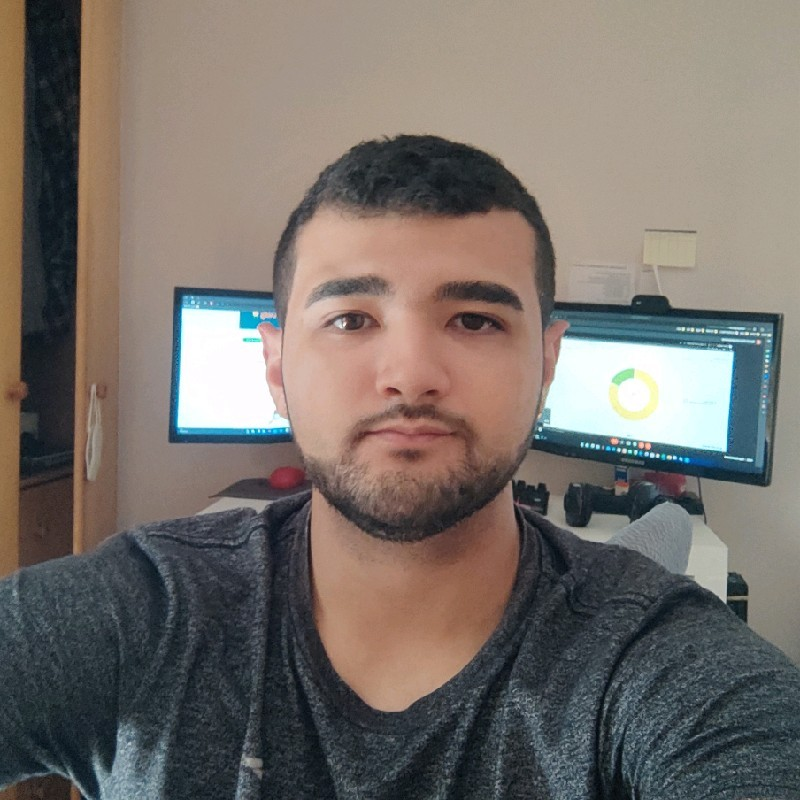
#> input picture data/eu.jpeg, 800 x 800 px
$ python cap02-22-opencv-cropping.py --image ../eu.jpeg
#> lines starting #> are read from the running program, lines starting #| are printed output that depends on the picture
# Cropping

# Imports
import numpy as np
import argparse
import cv2

# Argumentos
ap = argparse.ArgumentParser()
ap.add_argument("-i", "--image", required = True, help = "Caminho para imagem")
args = vars(ap.parse_args())

# Carregando a imagem
image = cv2.imread(args["image"])
#> image is the input picture: shape (800, 800, 3); mean B, G, R 105.8, 111.5, 118.8
cv2.imshow("Original", image)

# Crop de uma imagem é tão simples como usar fatias de matriz em NumPy!
# Vamos cortar o rosto do menino.
# A ordem em que especificamos as coordenadas devem ser coletadas: startY: endY, startX: endX
cropped = image[30:190, 260:390]
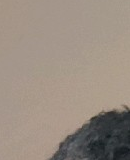
#> cropped: shape (160, 130, 3); mean B, G, R 128.3, 139.7, 152.4
cv2.imshow("Rosto", cropped)
cv2.waitKey(0)
